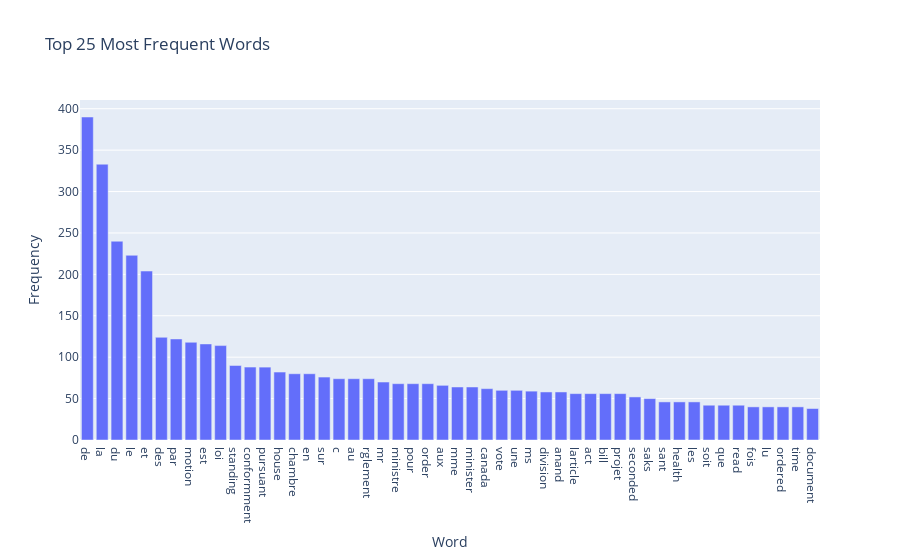

This figure's notebook cell:
### Code cell
import PyPDF2
import re
import nltk
from nltk.corpus import stopwords
from collections import Counter
import pandas as pd
import plotly.express as px

# Download NLTK stopwords
nltk.download('stopwords')

# Load the PDF
pdf_file = 'Journal331.pdf'
with open(pdf_file, 'rb') as file:
    reader = PyPDF2.PdfReader(file)
    text = ""
    for page in reader.pages:
        text += page.extract_text()

# Text cleaning
def clean_text(text):
    # Lowercase the text
    text = text.lower()
    # Remove special characters and digits
    text = re.sub(r'[^a-z\s]', '', text)
    # Remove stopwords
    stop_words = set(stopwords.words('english'))
    text = ' '.join([word for word in text.split() if word not in stop_words])
    return text

cleaned_text = clean_text(text)

# Count word frequency
word_counts = Counter(cleaned_text.split())

# Convert to DataFrame
df_word_counts = pd.DataFrame(word_counts.items(), columns=['Word', 'Frequency'])

# Sort by frequency and get top 25 words
df_top_words = df_word_counts.sort_values(by='Frequency', ascending=False).head(50)


# Create a Plotly bar chart
fig = px.bar(df_top_words, x='Word', y='Frequency', title='Top 25 Most Frequent Words')
fig.show()

### Figure 1 — Plotly figure (JSON) as saved in the notebook; plotly's stock layout.template omitted (floating-point values rounded to 4 significant figures)
{"data": [{"alignmentgroup": "True", "hovertemplate": "Word=%{x}<br>Frequency=%{y}<extra></extra>", "legendgroup": "", "marker": {"color": "#636efa", "pattern": {"shape": ""}}, "name": "", "offsetgroup": "", "orientation": "v", "showlegend": false, "textposition": "auto", "type": "bar", "x": ["de", "la", "du", "le", "et", "des", "par", "motion", "est", "loi", "standing", "conformment", "pursuant", "house", "chambre", "en", "sur", "c", "au", "rglement", "mr", "ministre", "pour", "order", "aux", "mme", "minister", "canada", "vote", "une", "ms", "division", "anand", "larticle", "act", "bill", "projet", "seconded", "saks", "sant", "health", "les", "soit", "que", "read", "fois", "lu", "ordered", "time", "document"], "xaxis": "x", "y": [390, 333, 240, 223, 204, 124, 122, 118, 116, 114, 90, 88, 88, 82, 80, 80, 76, 74, 74, 74, 70, 68, 68, 68, 66, 64, 64, 62, 60, 60, 59, 58, 58, 56, 56, 56, 56, 52, 50, 46, 46, 46, 42, 42, 42, 40, 40, 40, 40, 38], "yaxis": "y"}], "layout": {"autosize": true, "barmode": "relative", "legend": {"tracegroupgap": 0}, "title": {"text": "Top 25 Most Frequent Words"}, "xaxis": {"anchor": "y", "autorange": true, "domain": [0, 1], "range": [-0.5, 49.5], "title": {"text": "Word"}, "type": "category"}, "yaxis": {"anchor": "x", "autorange": true, "domain": [0, 1], "range": [0, 410.5], "title": {"text": "Frequency"}, "type": "linear"}}}
